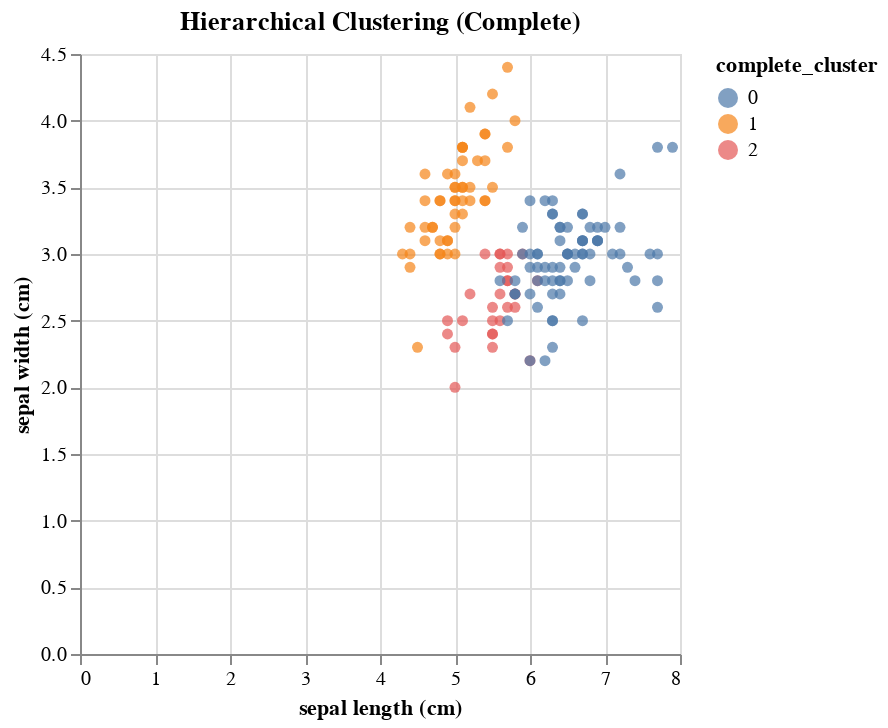
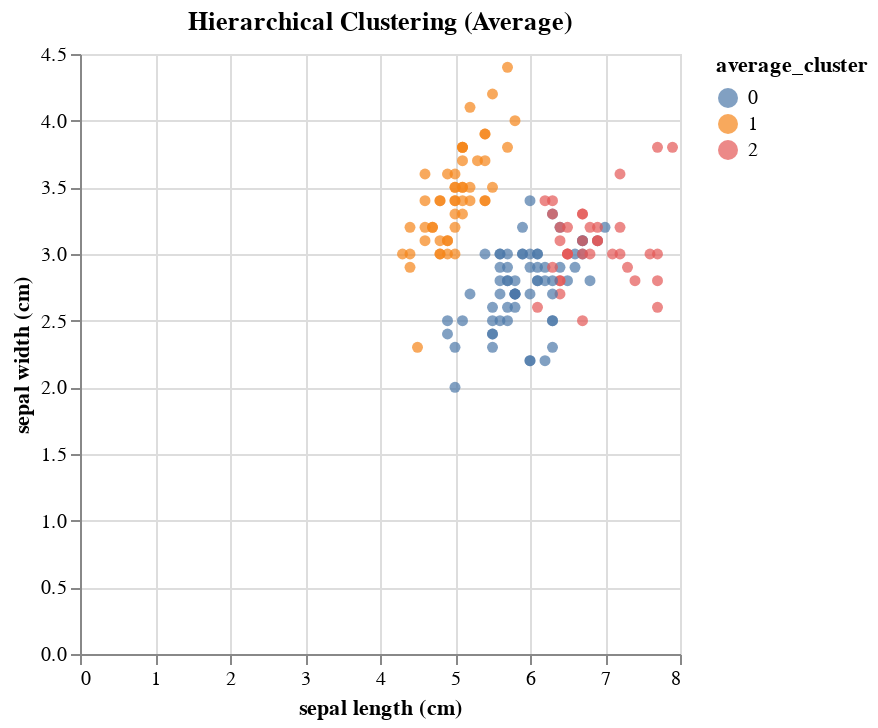
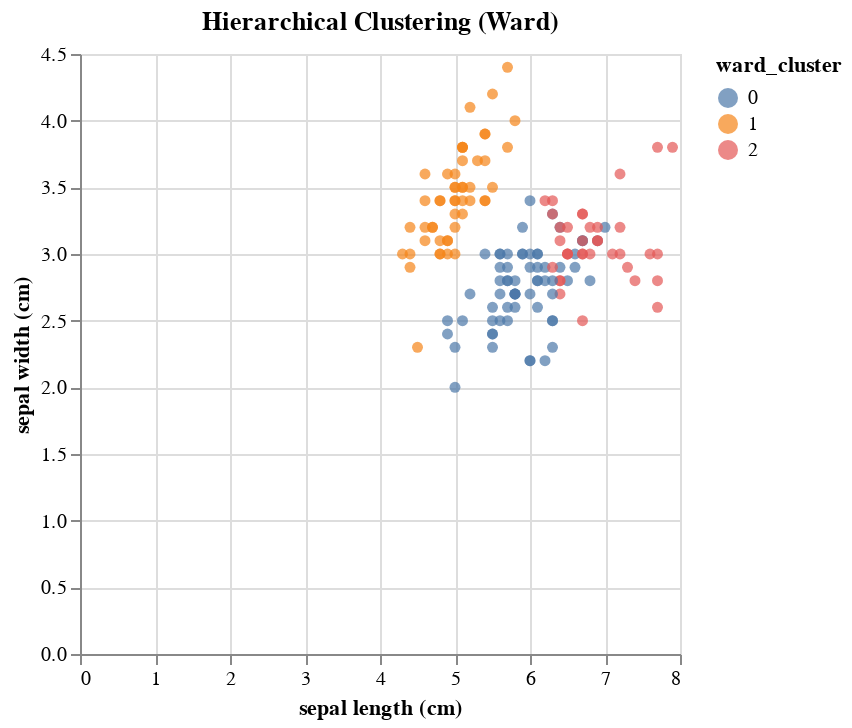

The notebook cell these images were saved under, in order:
### Code cell
import pandas as pd
from sklearn.datasets import load_iris
from sklearn.cluster import KMeans
from sklearn.cluster import AgglomerativeClustering
import altair as alt

# Load the Iris dataset
iris = load_iris()

# Convert to a Pandas DataFrame
df = pd.DataFrame(data=iris.data, columns=iris.feature_names)

# Drop the species column
X = df.drop('species', axis=1, errors='ignore')

# Determine the optimal number of clusters using the elbow method
inertia = []
for i in range(1, 11):
    kmeans = KMeans(n_clusters=i, random_state=42)
    kmeans.fit(X)
    inertia.append(kmeans.inertia_)

# Plot the elbow method graph
elbow_data = pd.DataFrame({'k': range(1, 11), 'inertia': inertia})
chart = alt.Chart(elbow_data).mark_line(point=True).encode(
    x='k:O',
    y='inertia:Q',
    tooltip=['k', 'inertia']
).properties(
    title='Elbow Method for Optimal k'
)
chart.save('kmeans_elbow_method.json')

# Apply KMeans clustering with k=3
kmeans = KMeans(n_clusters=3, random_state=42)
kmeans_clusters = kmeans.fit_predict(X)

# Add cluster labels
df['kmeans_cluster'] = kmeans_clusters

# Visualize the clusters
chart = alt.Chart(df).mark_circle().encode(
    x='sepal length (cm)',
    y='sepal width (cm)',
    color='kmeans_cluster:N',
    tooltip=iris.feature_names + ['kmeans_cluster']
).properties(
    title='KMeans Clustering'
)
chart.save('kmeans_clusters.json')

# Apply hierarchical clustering with the single method
single_clustering = AgglomerativeClustering(n_clusters=3, linkage='single')
single_clusters = single_clustering.fit_predict(X)

# Add cluster labels
df['single_cluster'] = single_clusters

# Visualize the clusters
chart = alt.Chart(df).mark_circle().encode(
    x='sepal length (cm)',
    y='sepal width (cm)',
    color='single_cluster:N',
    tooltip=iris.feature_names + ['single_cluster']
).properties(
    title='Hierarchical Clustering (Single)'
)
chart.save('hierarchical_clusters_single.json')

# Apply hierarchical clustering with the complete method
complete_clustering = AgglomerativeClustering(n_clusters=3, linkage='complete')
complete_clusters = complete_clustering.fit_predict(X)

# Add cluster labels
df['complete_cluster'] = complete_clusters

# Visualize the clusters
chart = alt.Chart(df).mark_circle().encode(
    x='sepal length (cm)',
    y='sepal width (cm)',
    color='complete_cluster:N',
    tooltip=iris.feature_names + ['complete_cluster']
).properties(
    title='Hierarchical Clustering (Complete)'
)
chart.save('hierarchical_clusters_complete.json')
chart.display()

# Apply hierarchical clustering with the average method
average_clustering = AgglomerativeClustering(n_clusters=3, linkage='average')
average_clusters = average_clustering.fit_predict(X)

# Add cluster labels
df['average_cluster'] = average_clusters

# Visualize the clusters
chart = alt.Chart(df).mark_circle().encode(
    x='sepal length (cm)',
    y='sepal width (cm)',
    color='average_cluster:N',
    tooltip=iris.feature_names + ['average_cluster']
).properties(
    title='Hierarchical Clustering (Average)'
)
chart.save('hierarchical_clusters_average.json')
chart.display()

# Apply hierarchical clustering with the ward method
ward_clustering = AgglomerativeClustering(n_clusters=3, linkage='ward')
ward_clusters = ward_clustering.fit_predict(X)

# Add cluster labels
df['ward_cluster'] = ward_clusters

# Visualize the clusters
chart = alt.Chart(df).mark_circle().encode(
    x='sepal length (cm)',
    y='sepal width (cm)',
    color='ward_cluster:N',
    tooltip=iris.feature_names + ['ward_cluster']
).properties(
    title='Hierarchical Clustering (Ward)'
)
chart.save('hierarchical_clusters_ward.json')
chart.display()

warnings.filterwarnings("ignore", category=DeprecationWarning)

### Figure 1 — Vega-Lite specification as saved in the notebook (floating-point values rounded to 4 significant figures; data arrays with more than 128 entries replaced by an {"elided": "..."} marker saying what was removed)
{"config": {"view": {"continuousWidth": 300, "continuousHeight": 300}}, "data": {"name": "data-f6e482a45e613ba47fe630c58c1ba2d0"}, "mark": {"type": "circle"}, "encoding": {"color": {"field": "complete_cluster", "type": "nominal"}, "tooltip": [{"field": "sepal length (cm)", "type": "quantitative"}, {"field": "sepal width (cm)", "type": "quantitative"}, {"field": "petal length (cm)", "type": "quantitative"}, {"field": "petal width (cm)", "type": "quantitative"}, {"field": "complete_cluster", "type": "quantitative"}], "x": {"field": "sepal length (cm)", "type": "quantitative"}, "y": {"field": "sepal width (cm)", "type": "quantitative"}}, "title": "Hierarchical Clustering (Complete)", "$schema": "https://vega.github.io/schema/vega-lite/v5.20.1.json", "datasets": {"data-f6e482a45e613ba47fe630c58c1ba2d0": {"elided": "150 records"}}}

### Figure 2 — Vega-Lite specification as saved in the notebook (floating-point values rounded to 4 significant figures; data arrays with more than 128 entries replaced by an {"elided": "..."} marker saying what was removed)
{"config": {"view": {"continuousWidth": 300, "continuousHeight": 300}}, "data": {"name": "data-9285d09c81fbc061089c7db7d91ee16a"}, "mark": {"type": "circle"}, "encoding": {"color": {"field": "average_cluster", "type": "nominal"}, "tooltip": [{"field": "sepal length (cm)", "type": "quantitative"}, {"field": "sepal width (cm)", "type": "quantitative"}, {"field": "petal length (cm)", "type": "quantitative"}, {"field": "petal width (cm)", "type": "quantitative"}, {"field": "average_cluster", "type": "quantitative"}], "x": {"field": "sepal length (cm)", "type": "quantitative"}, "y": {"field": "sepal width (cm)", "type": "quantitative"}}, "title": "Hierarchical Clustering (Average)", "$schema": "https://vega.github.io/schema/vega-lite/v5.20.1.json", "datasets": {"data-9285d09c81fbc061089c7db7d91ee16a": {"elided": "150 records"}}}

### Figure 3 — Vega-Lite specification as saved in the notebook (floating-point values rounded to 4 significant figures; data arrays with more than 128 entries replaced by an {"elided": "..."} marker saying what was removed)
{"config": {"view": {"continuousWidth": 300, "continuousHeight": 300}}, "data": {"name": "data-671632eb1696184bb1d8a2476dfbc2bd"}, "mark": {"type": "circle"}, "encoding": {"color": {"field": "ward_cluster", "type": "nominal"}, "tooltip": [{"field": "sepal length (cm)", "type": "quantitative"}, {"field": "sepal width (cm)", "type": "quantitative"}, {"field": "petal length (cm)", "type": "quantitative"}, {"field": "petal width (cm)", "type": "quantitative"}, {"field": "ward_cluster", "type": "quantitative"}], "x": {"field": "sepal length (cm)", "type": "quantitative"}, "y": {"field": "sepal width (cm)", "type": "quantitative"}}, "title": "Hierarchical Clustering (Ward)", "$schema": "https://vega.github.io/schema/vega-lite/v5.20.1.json", "datasets": {"data-671632eb1696184bb1d8a2476dfbc2bd": {"elided": "150 records"}}}
